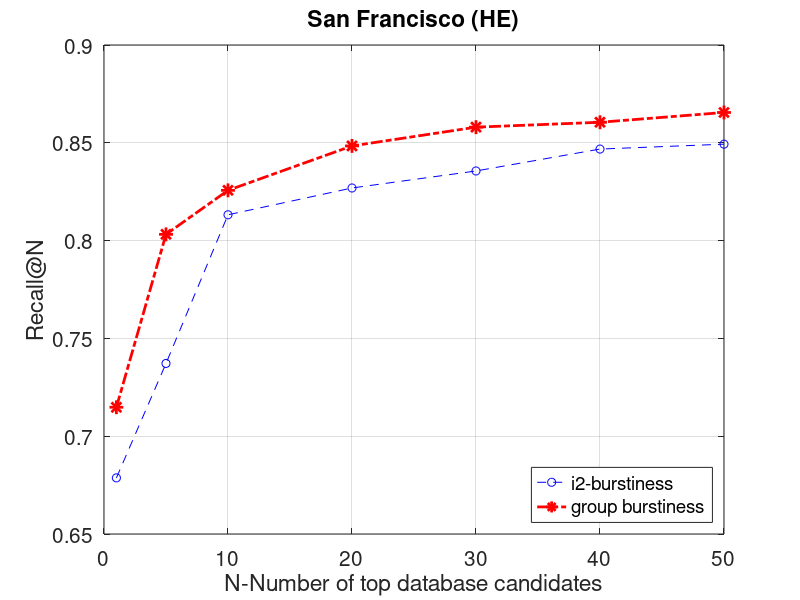

Recreate this plot in MATLAB.
%plot the recall for group burstiness;


x  = [1 5 10 20 30 40 50];
y1 = [0.6787 0.7372 0.8132 0.8269   0.8356 0.8468  0.8493 ];
y2 = [0.7148  0.8032 0.8257 0.8484 0.8580 0.8605   0.8655];
plot(x,y1,'b--o',x,y2,'r-.*','LineWidth',2,'MarkerSize',10);
title('San Francisco (HE)','FontSize',20);
xlabel('N-Number of top database candidates','FontSize',20);
ylabel('Recall@N','FontSize',20);
hleg1 = legend('i2-burstiness','group burstiness');
set(hleg1,'Location','SouthEast')
grid on
set(gca,'FontSize',15)